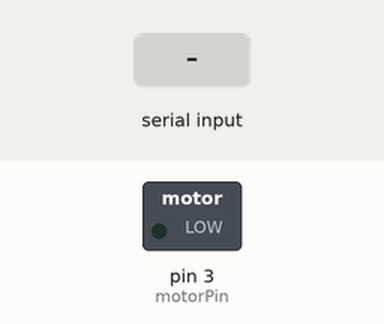
This sketch was run on a simulated Arduino Uno, built with avr-gcc and run on an emulated ATmega328P. Parts: switched loads named in the sketch (green lamp = pin HIGH). Inputs (shaded band) come from the test bench. What the sketch prints to the serial monitor is not drawn.

Above: at 1.2 s.
1.3 s: "90,45\n" received over Serial
At 2.1 s:
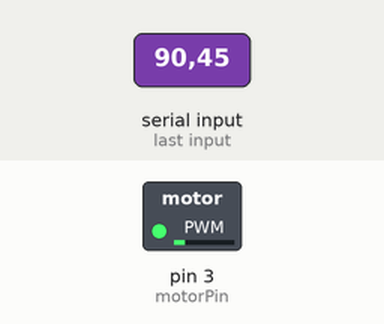
3.8 s: "30,150\n" received over Serial
At 4.6 s:
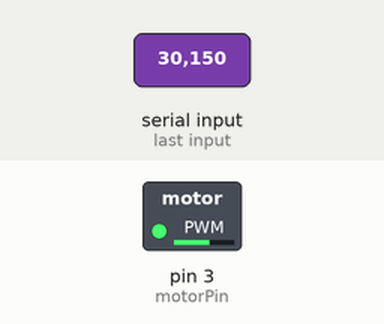
6.3 s: "200\n" received over Serial
At 7.1 s:
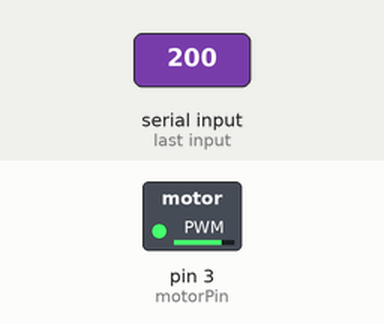
Timing chart, 0 to 9.3 s (numbered marks = the images above; inputs shaded):
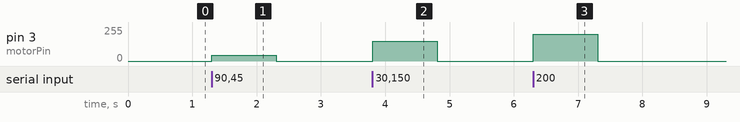

Measured:
- after the input at 1.3 s, pin 3 (motorPin): 0/255 → 45/255 at once, → 0/255 1.0 s later
- after the input at 3.8 s, pin 3 (motorPin): 0/255 → 150/255 at once, → 0/255 1.0 s later
- after the input at 6.3 s, pin 3 (motorPin): 0/255 → 200/255 at once, → 0/255 1.0 s later

The sketch:

ClockMotorDriver.ino
```cpp
int motorPin = 3;

void setup() {

  pinMode(motorPin, OUTPUT);
  analogWrite(motorPin, 0);
  Serial.begin(9600);
  while(!Serial);

  Serial.println("Speed 0 to 255");


}

void loop()
{

  if (Serial.available())
  {
    int speed = Serial.parseInt();
    if(speed >= 0 && speed <= 255)
      analogWrite(motorPin, speed);
  }

}
```
